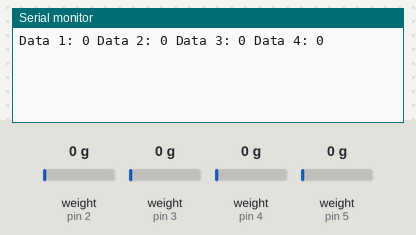
Bench run of a sketch on a simulated Arduino Uno, built with avr-gcc and run on an emulated ATmega328P. On the bench: the last lines printed to the serial monitor. The test bench sets the inputs (shaded band); at power-on: weight on the scale (sensors on pin 2, pin 3, pin 4, pin 5) 0 g.

Above: at 5.2 s.
5.3 s: weight on the scale (sensor on pin 2) set to 100 g
At 6.3 s:
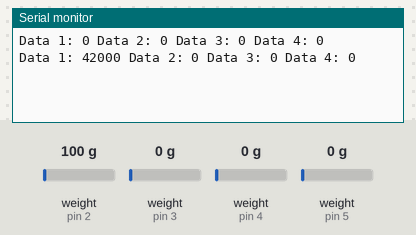
6.8 s: weight on the scale (sensor on pin 3) set to 100 g
At 7.9 s:
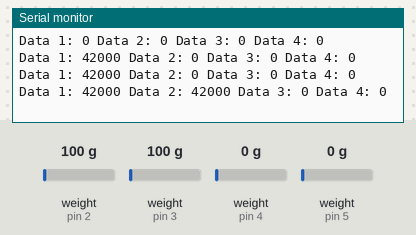
8.3 s: weight on the scale (sensor on pin 4) set to 100 g
At 9.5 s:
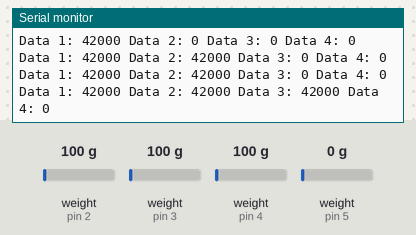
9.8 s: weight on the scale (sensor on pin 5) set to 100 g
At 10.9 s:
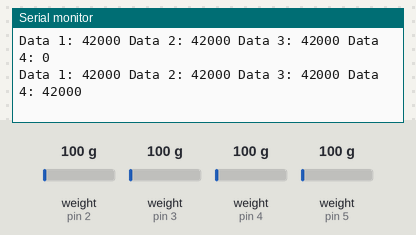
11.3 s: weight on the scale (sensor on pin 2) set to 1250 g
At 11.3 s:
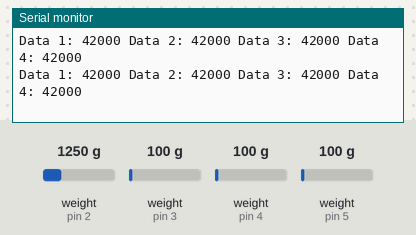
12.8 s: weight on the scale (sensor on pin 3) set to 1250 g
At 13.5 s:
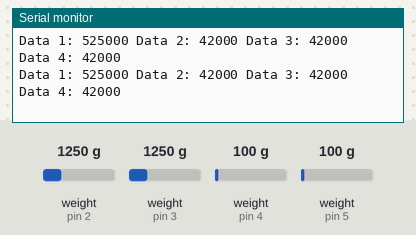
Timing chart, 0 to 15.3 s (numbered marks = the images above; inputs shaded):
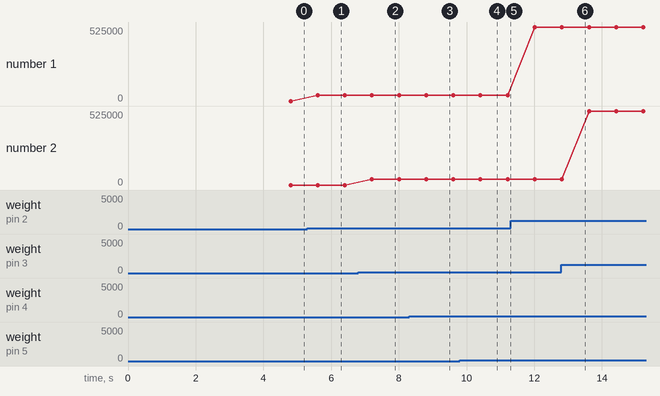

Measured:
- after the input at 5.3 s, the serial monitor: prints a new line after 0.30 s (image 1)
- after the input at 6.8 s, the serial monitor: prints a new line after 0.41 s (image 2)
- after the input at 8.3 s, the serial monitor: prints a new line after 0.51 s (image 3)
- after the input at 9.8 s, the serial monitor: prints a new line after 0.61 s (image 4)
- plotted number 1: 0 → 42000 after the input at 5.3 s, 42000 → 525000 after the input at 11.3 s

The sketch:

MechatWingHX711.ino
```cpp
// MechatWingHX711.ino
// Mearuring 4 tensometers by HX711 module

#include <HX711.h>

HX711 scale1;
HX711 scale2;
HX711 scale3;
HX711 scale4;


long data1, data2, data3, data4; //data sensed from 4 tensometers

const int LOADCELL1_DOUT_PIN = 2; // DOUT pin for load cell 1
const int LOADCELL2_DOUT_PIN = 3;
const int LOADCELL3_DOUT_PIN = 4;
const int LOADCELL4_DOUT_PIN = 5;

const int LOADCELL1_SCK_PIN = 10; // SCK pin for load cell 1
const int LOADCELL2_SCK_PIN = 10;
const int LOADCELL3_SCK_PIN = 10;
const int LOADCELL4_SCK_PIN = 10;


/*
Total Clock Pulses	Next Selected Channel	Programmable Gain
25 pulses	Channel A	128
26 pulses	Channel B	32

Hardware Wiring
Both channels share the same excitation voltage (E+ and E-):
• Load Cell 1: Connect Excitation to E+ / E- and Signal to A+ / A-.
• Load Cell 2: Connect Excitation to the same E+ / E- pins and Signal to B+ / B-
*/


void setup(){

  Serial.begin(9600); // Start serial communication at 9600 baud rate

  scale1.begin(LOADCELL1_DOUT_PIN, LOADCELL1_SCK_PIN); // Initialize the HX711 module for load cell 1
  scale2.begin(LOADCELL2_DOUT_PIN, LOADCELL2_SCK_PIN);
  scale3.begin(LOADCELL3_DOUT_PIN, LOADCELL3_SCK_PIN);
  scale4.begin(LOADCELL4_DOUT_PIN, LOADCELL4_SCK_PIN);

  scale1.set_gain(128); // Set the gain for load cell 1 (128 for channel A)
  scale2.set_gain(128);
  scale3.set_gain(128);
  scale4.set_gain(128);


  // Set your calibration factors here
  scale1.set_scale(1); // Set the calibration factor for load cell 1
  scale2.set_scale(1);
  scale3.set_scale(1);
  scale4.set_scale(1);


  scale1.tare(); // Reset the scale to 0
  scale2.tare();
  scale3.tare();
  scale4.tare();
}


void loop(){
  //sensing from HX711 module, channel A, gain 128
  // 1. Read Channel A (Gain 128)


  //data1 = scale1.read();
  data1 = scale1.get_units(5);
  data2 = scale2.read();
  data3 = scale3.read();
  data4 = scale4.read();

  Serial.print("Data 1: ");
  Serial.print(data1);
  Serial.print(" Data 2: ");
  Serial.print(data2);
  Serial.print(" Data 3: ");
  Serial.print(data3);
  Serial.print(" Data 4: ");
  Serial.println(data4);

  //delay(100); // Delay for 1 second before the next reading
}
```
